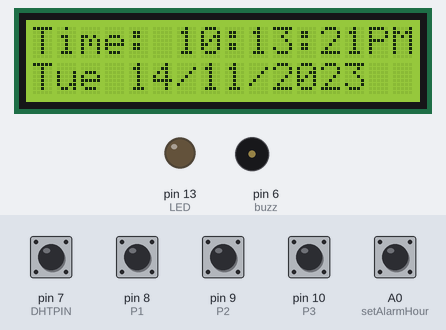
A sketch run on a simulated Arduino Uno, built with avr-gcc and run on an emulated ATmega328P. Parts: 16×2 character LCD, output pins drawn as LEDs (lit = HIGH), buzzer (waves = sounding, pin HIGH). The test bench sets the inputs (shaded band); at power-on: A0 (setAlarmHour), pin 7 (DHTPIN), pin 8 (P1), pin 9 (P2), pin 10 (P3) HIGH. The local clock reads 2024-03-15 10:24:30 at power-on unless the sketch sets it.

Above: at 1.2 s.
1.3 s: pin 10 (P3) pulled LOW for 1 s
At 3.6 s:
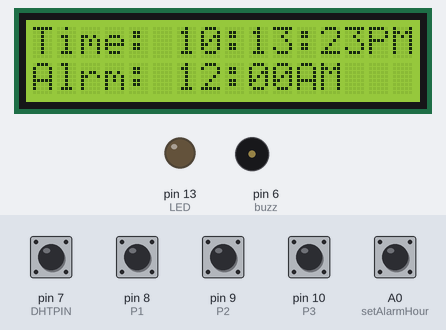
3.8 s: pin 8 (P1) pulled LOW for 0.15 s
At 3.91 s:
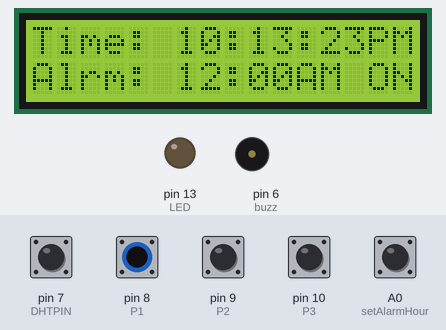
5.5 s: pin 9 (P2) pulled LOW for 0.15 s
At 5.58 s:
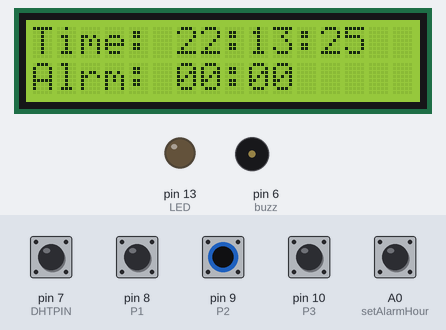
7.1 s: pin 10 (P3) pulled LOW for 0.15 s
At 7.45 s:
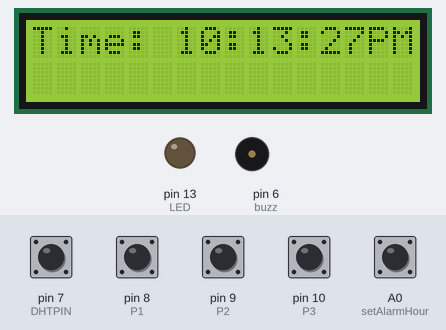
7.8 s: pin 9 (P2) pulled LOW for 1 s
At 8.6 s:
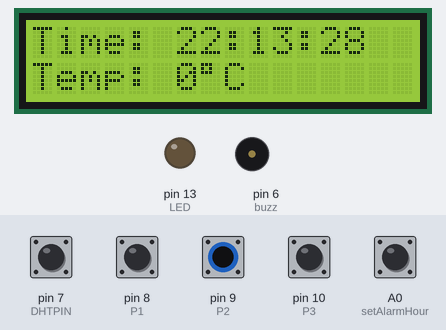
10.3 s: pin 9 (P2) driven LOW and pin 10 (P3) driven LOW
At 11.49 s:
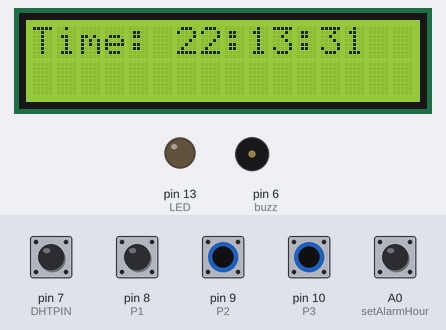
Timing chart, 0 to 13.3 s (numbered marks = the images above; inputs shaded):
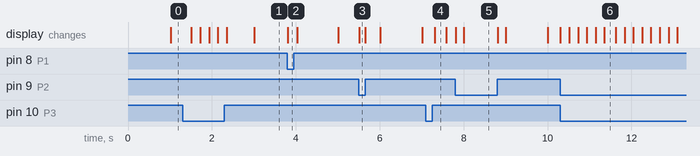

The sketch:

Clock_project.ino
```cpp
/* Title: Arduino Weather Alarm Clock
   Course: ICS4U
   Name: Matthew Wang
   Teacher: Mr. Creelman */

#include <LiquidCrystal.h>
#include <Wire.h>
#include "DHT.h"
#include <RTClib.h>

//LCD display
const int rs = 12, en = 11, d4 = 5, d5 = 4, d6 = 3, d7 = 2;
LiquidCrystal lcd(rs, en, d4, d5, d6, d7);

RTC_DS3231 RTC;

//Button variables
const int P1 = 8; //Alarm On/ Off
bool alarm; //true = On, false = Off
bool clicked_p1;

const int P2 = 9; //12 hour/ 24 hour format
bool format; //false = 12 hour format, true = 24 hour format
bool clicked_p2;

const int P3 = 10; //Changes bottom display information
int option; //0 = Date, 1 = Alarm, 2 = Temperature, 3 = Humidity

//Button on A0 = changes alarm values
//Button on A1 = confirms alarm values
int process; /*Stage in alarm setting process 0 = default, 1 = hours, 2 = minutes (tens),
               3 = minutes (ones)*/

bool selectAlarm;

int alarmHour, alarmMin;

char daysOfTheWeek[7][12] = {"Sun", "Mon", "Tue", "Wed", "Thu", "Fri", "Sat"};


#define buzz 6
#define LED 13

//Temperature/ Humidity Sensor variables
#define DHTPIN 7
#define DHTTYPE DHT22
DHT dht(DHTPIN, DHTTYPE);
#define TEMPTYPE 0 //Temperature °Celsius

void setup() {

  Serial.begin(9600);
  Wire.begin();
  RTC.begin();

  pinMode(P1, INPUT_PULLUP);
  pinMode(P2, INPUT_PULLUP);
  pinMode(P3, INPUT_PULLUP);
  pinMode(A0, INPUT_PULLUP);
  pinMode(LED, OUTPUT);
  pinMode(buzz, OUTPUT);


  lcd.begin(16, 2);
  RTC.adjust(DateTime(__DATE__, __TIME__));

  option = 0;
  format = false;
  clicked_p1 = false;
  clicked_p2 = false;
  selectAlarm = false;
  alarmHour = 0;
  alarmMin = 0;
  process = 0;
}

void loop() {

  DateTime now = RTC.now();

  lcd.setCursor(0, 0);
  DisplayTime();

  lcd.setCursor(0, 1);
  changeDisplay();

  checkButtons();

  //If Alarm is on
  if(digitalRead(P1) == LOW)
    Alarm();

}

void DisplayTime()
{
  DateTime now = RTC.now();

  lcd.setCursor(0, 0);
  lcd.print("Time: ");

  twentyfourTotwelve(now.hour());

  lcd.print(":");

  print2digits(now.minute());

  lcd.print(":");

  print2digits(now.second());

  period(now.hour());
}

void DisplayDate()
{
   DateTime now = RTC.now();

   lcd.print(daysOfTheWeek[now.dayOfTheWeek()]);
   lcd.print(" ");
   print2digits(now.day());
   lcd.print("/");
   print2digits(now.month());
   lcd.print("/");
   lcd.print(now.year(), DEC);
}

//Shows the temperature
void DisplayTemperature()
{
  int t = dht.readTemperature(TEMPTYPE); // reads temperature
  lcd.print("Temp: ");
  lcd.print(t);
  lcd.print((char)223);
  lcd.print ("C");
}

//Shows the humidity
void DisplayHumidity()
{
  int h = dht.readHumidity(); // reads humidity
  lcd.print("Hum: ");
  lcd.print(h);
  lcd.print("% ");
}

//Shows the time set for the alarm
void DisplayAlarm()
{
  lcd.print("Alrm: ");
  twentyfourTotwelve(alarmHour);
  lcd.print(":");
  print2digits(alarmMin);

  period(alarmHour);

  if(alarm){
    lcd.setCursor(14, 1);
    lcd.print("ON");
    delay(100);
  }
}

//Alarm system that checks current time
void Alarm()
{
  DateTime now = RTC.now();
  if(now.hour() == alarmHour && now.minute() == alarmMin){
    lcd.clear();
    lcd.setCursor(4, 0);
    lcd.print("ALARM ON");

    //If the alarm is on
    while(digitalRead(P1) == LOW){
      tone(buzz,1000);
      digitalWrite(LED, HIGH);
      delay(300);
      digitalWrite(LED, LOW);
      //If the minute has passed
      if(!(now.hour() == alarmHour && now.minute() == alarmMin))
        break;
    }
    noTone(buzz);
    digitalWrite(LED, LOW);
  }
}
//Larger function that sets the alarm time with the other functions relevant to it
void setAlarm()
{
  int alarmTensMin = (alarmMin-(alarmMin % 10))/ 10;
  int alarmOnesMin = alarmMin % 10;

  while(process < 4){
  setAlarmHour();
  delay(100);
  setAlarmMinute(alarmTensMin);
  delay(100);
  setAlarmMinute(alarmOnesMin);
  alarmMin = alarmTensMin * 10 + alarmOnesMin;
  }
}
//For setting the hours of the alarm
void setAlarmHour()
{
  lcd.clear();
  while(process == 1){
    if(digitalRead(A0) == LOW){
      if(alarmHour == 23)
        alarmHour = 0;
      else
        alarmHour++;
       delay(200);
    }
      lcd.setCursor(0, 0);
      lcd.print ("Set HOURS: ");
      lcd.setCursor(0, 1);

      twentyfourTotwelve(alarmHour);
      period(alarmHour);
    if(digitalRead(P3) == LOW)
      break;
  }
  process++;
  delay(500);
}
//For setting both the minutes (tens) and the minutes (ones) for the alarm
void setAlarmMinute(int &minutes)
{
  lcd.clear();
  while(process > 1){
    if(digitalRead(A0) == LOW){
      if(process == 2 && minutes == 5){
          minutes = 0;
      }
      else if(process == 3 && minutes == 9)
        minutes = 0;
      else
        minutes++;
      delay(200);
    }
      lcd.setCursor(0, 0);
      lcd.print("Set MINS");
      if(process == 2)
        lcd.print(" (TENS):");
      else if(process == 3)
        lcd.print(" (ONES):");

      lcd.setCursor(0, 1);
      lcd.print(minutes, DEC);

      if(digitalRead(P3) == LOW)
        break;
  }
  process++;
  if(process == 4){
      lcd.clear();
      selectAlarm = false;
  }
  delay(500);
}
//Checks whether buttons have been pressed
void checkButtons()
{
  //Set alarm time
  if(digitalRead(A0) == LOW && digitalRead(P3) == LOW){
    lcd.clear();
    selectAlarm = true;
    process++;
    delay(500);
    setAlarm();
  }
  if(!selectAlarm){
    process = 0;
    selectAlarm = false;
    //Alarm On/Off
    if(digitalRead(P1) == LOW){
      alarm = true;
      clicked_p1 = true;
    }
    //Refresher for smooth removal of text
    else if(digitalRead(P1) == HIGH && clicked_p1){
      lcd.clear();
      alarm = false;
      clicked_p1 = false;
    }
    else{
      alarm = false;
    }
    //Refresher for smooth removal of text
    if(digitalRead(P2) == LOW && clicked_p2){
      format = true;
    }
    //Switch between 12-hour and 24-hour clock
    else if(digitalRead(P2) == LOW){
      format = true;
      clicked_p2 = true;
      lcd.clear();
    }
    else{
      format = false;
      clicked_p2 = false;
    }

    //Display information changer
    if(digitalRead(P3) == LOW){
      if(option == 3)
        option = 0;
      else
        option++;
      delay(200);
      lcd.clear();
    }
  }
}

//Changes display information based on if its respective button was pressed
void changeDisplay()
{
  switch(option){

    case 1: DisplayAlarm();
            break;

    case 2: DisplayTemperature();
            break;

    case 3: DisplayHumidity();
            break;

    default: DisplayDate();
             break;
  }
}

//Converts hour formats whenever it is changed
void twentyfourTotwelve(int hours)
{
  if(format)
    print2digits(hours);
  else{
    if(hours == 0 || hours == 12 || hours==24)
      lcd.print("12");
    else
      print2digits(hours % 12);
  }
}

//Detects whether hours are in AM or PM in 12 hour format
void period(int hours)
{
  if(!format){
    if(hours > 12 && hours != 24)
      lcd.print("PM");
    else
      lcd.print("AM");
  }
}

//Prints a 0 before the number if the number is < than 10
void print2digits(int number) {
  if (number < 10) {
    lcd.print("0");
  }

 lcd.print(number, DEC);
}
```

Measured:
- after the input at 1.3 s, the display: first changes after 0.20 s (image 1 shows a later state)
- after the input at 3.8 s, the display: changes at once (image 2)
- after the input at 5.5 s, the display: first changes at once (image 3 shows a later state)
- after the input at 7.1 s, the display: first changes after 0.21 s (image 4 shows a later state)
- after the input at 7.8 s, the display: first changes at once (image 5 shows a later state)
- after the input at 10.3 s, the display: first changes at once (image 6 shows a later state)
